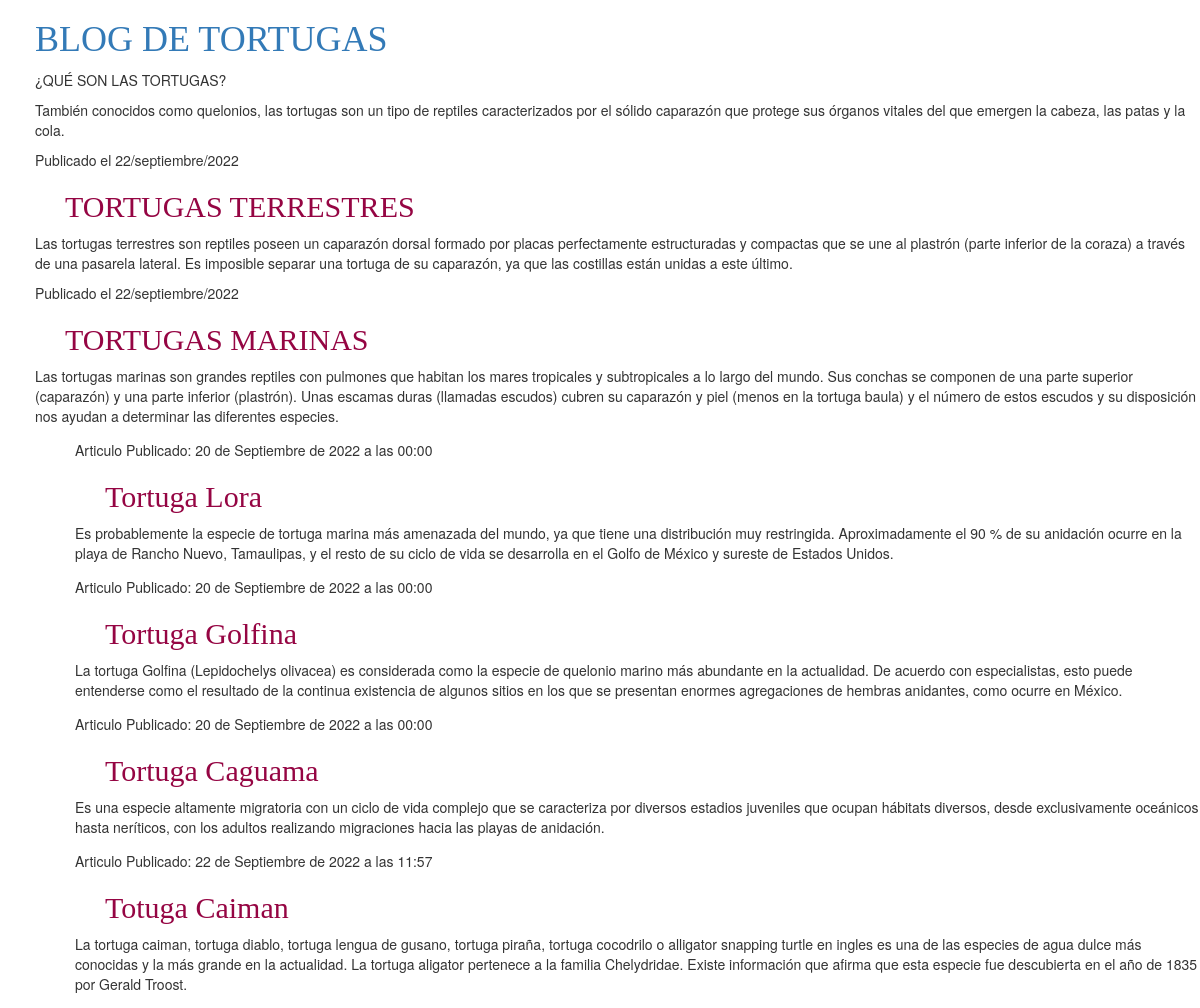
Before: / with the older database file.
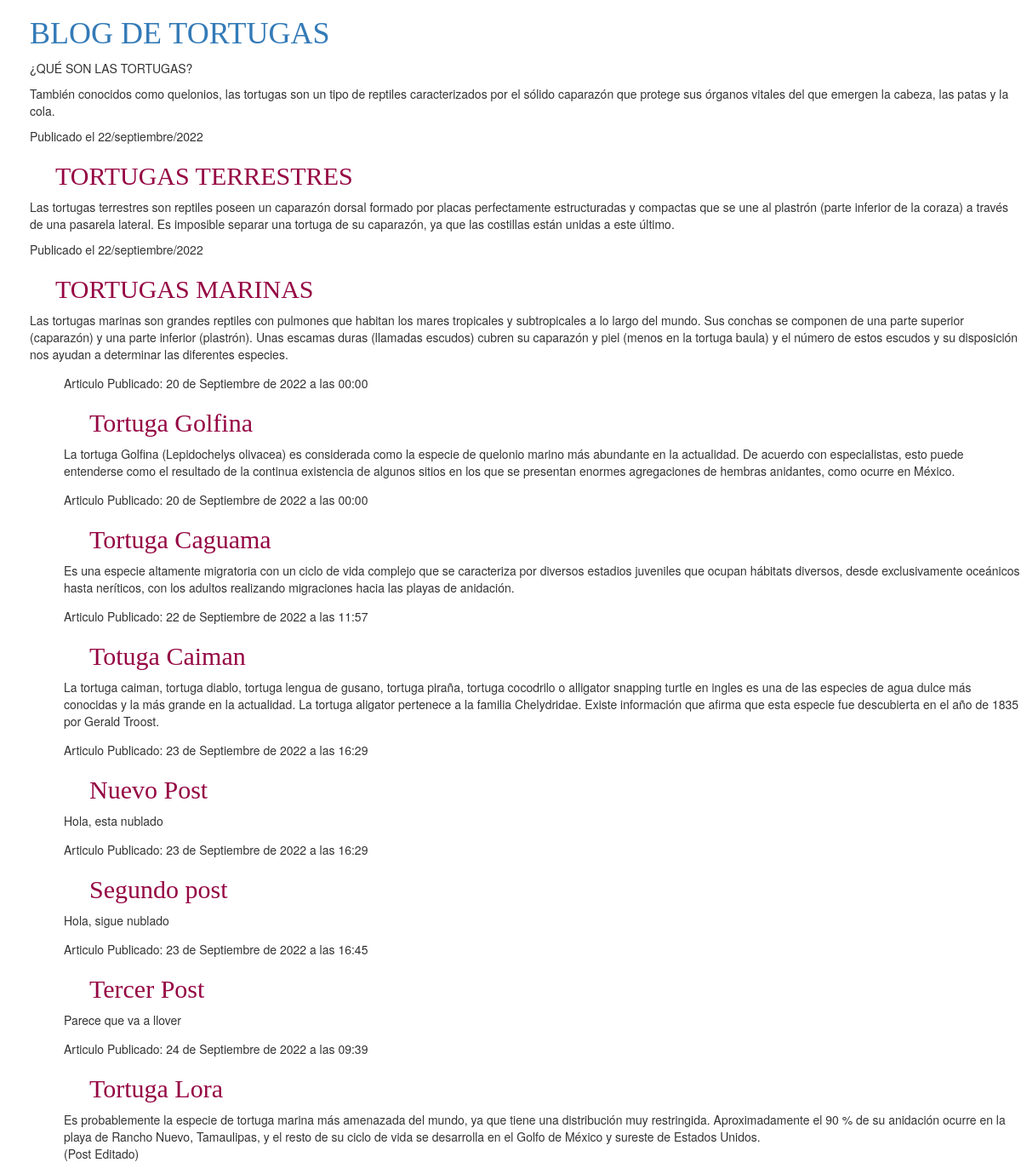
After: the same page with the newer database file.
### blog/models.py (models this page shows, shortened)
class Post(models.Model):
    author = models.ForeignKey(settings.AUTH_USER_MODEL, on_delete=models.CASCADE)
    title = models.CharField(max_length=200)
    text = models.TextField()
    created_date = models.DateTimeField(
            default=timezone.now)
    published_date = models.DateTimeField(
            blank=True, null=True)

### blog/views.py (the view)
# urls.py: path('', views.post_list, name='post_list'),
def post_list(request):
    posts = Post.objects.filter(published_date__lte=timezone.now()).order_by('published_date')
    return render(request, 'blog/post_list.html', {'posts':posts,'title':'Blog de tortugas'})

### blog/templates/blog/post_list.html (shortened to what this page needs)
{% load static %}
<html>
    <head>
        <link rel="stylesheet" href="//maxcdn.bootstrapcdn.com/bootstrap/3.2.0/css/bootstrap.min.css">
        <link rel="stylesheet" href="//maxcdn.bootstrapcdn.com/bootstrap/3.2.0/css/bootstrap-theme.min.css">
        <link rel="stylesheet" href="{% static 'css/blog.css' %}">
    </head>
    <body>
        <div>
            <h1><a href="/">BLOG DE TORTUGAS</a></h1>
            <p>¿QUÉ SON LAS TORTUGAS?</p>
        </div>
        <div>
            <p>También conocidos como quelonios, las tortugas son un tipo de reptiles caracterizados por el sólido caparazón que
                protege sus órganos vitales del que emergen la cabeza, las patas y la cola.</p>
            <p>Publicado el 22/septiembre/2022</p>
            <h2><a href="">TORTUGAS TERRESTRES</a></h2>
            <p>Las tortugas terrestres son reptiles poseen un caparazón dorsal formado por placas perfectamente estructuradas y
                compactas que se une al plastrón (parte inferior de la coraza) a través de una pasarela lateral. Es imposible separar
                una tortuga de su caparazón, ya que las costillas están unidas a este último.</p>
        </div>
        <div>
            <p>Publicado el 22/septiembre/2022</p>
            <h2><a href="">TORTUGAS MARINAS</a></h2>
            <p>Las tortugas marinas son grandes reptiles con pulmones que habitan los mares tropicales y subtropicales a lo largo del mundo.
                Sus conchas se componen de una parte superior (caparazón) y una parte inferior (plastrón). Unas escamas duras
                (llamadas escudos) cubren su caparazón y piel (menos en la tortuga baula) y el número de estos escudos y su disposición nos
                ayudan a determinar las diferentes especies.</p>
        </div>
        {% for post in posts %}
            <dir>
                <p> Articulo Publicado: {{ post.published_date }}</p>
                <h2><a href="">{{ post.title }}</a></h2>
                <p>{{ post.text|linebreaksbr }}</p>
            </dir>
        {% endfor %}
    </body>
</html>

### blog/static/blog/css/blog.css (style rules this page uses)
h1, h2, h3, h4 { font-family: 'Lobster', cursive; }
h2 a { color: #950543; font-family:'Lobster'; padding-left: 30px; }
body { padding-left: 35px; }

Changed rows visible on the page:
added Post: published_date "23 de Septiembre de 2022 a las 16:29", title "Nuevo Post", text "Hola, esta nublado"
added Post: published_date "23 de Septiembre de 2022 a las 16:29", title "Segundo post", text "Hola, sigue nublado"
added Post: published_date "23 de Septiembre de 2022 a las 16:45", title "Tercer Post", text "Parece que va a llover"
changed Post "Tortuga Lora": published_date "20 de Septiembre de 2022 a las 00:00" → "24 de Septiembre de 2022 a las 09:39"; text "…sureste de Estados Unidos." → "…sureste de Estados Unidos. (Post Editado)"; moves down the list
